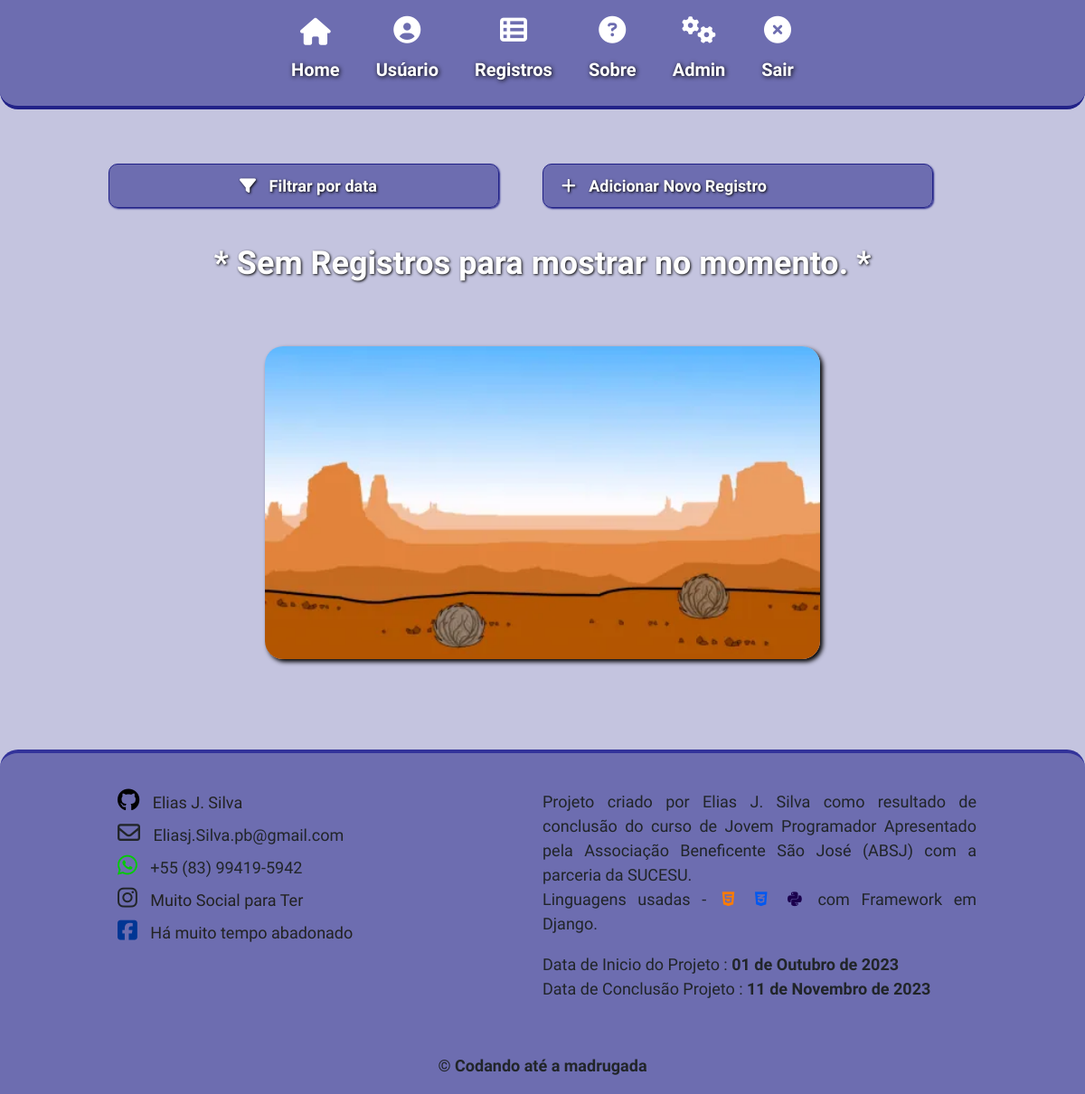
The page /Registros/ (signed in) on the database as committed earlier.
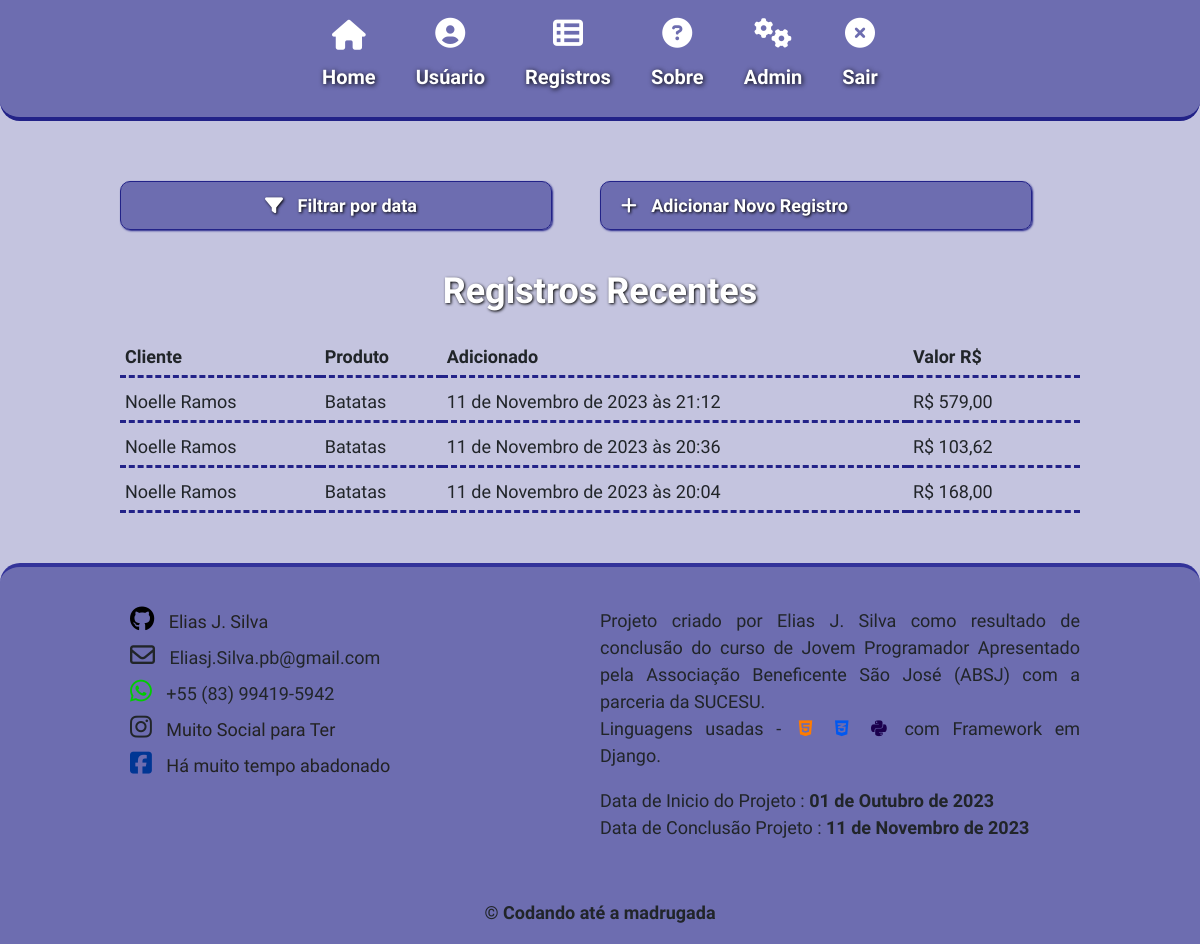
The same page on the database as committed later.
### inventario/models.py (models this page shows, shortened)
class Inventario(models.Model):
    produto = models.ForeignKey(Produto, on_delete=models.CASCADE)
    cliente = models.ForeignKey(Cliente, on_delete=models.CASCADE)
    user = models.ForeignKey(get_user_model(), on_delete=models.CASCADE)
    valor_p1 = models.DecimalField(max_digits=10, decimal_places=2)
    valor_p2 = models.DecimalField(max_digits=10, decimal_places=2, default=0)
    valorProdutos = models.DecimalField(max_digits=10, decimal_places=2, blank=True, default=0)
    subTotal = models.DecimalField(max_digits=10, decimal_places=2, blank=True, default=0)
    combustivel = models.DecimalField(max_digits=10, decimal_places=2, default=0)
    create_at = models.DateTimeField(auto_now_add=True)
    notes = models.TextField(blank=True, null=True)
    class Meta:
        ordering = ['-valorProdutos']

class Cliente(models.Model):
    user = models.ForeignKey(get_user_model(), on_delete=models.CASCADE)
    cliente = models.CharField(max_length=150)
    endereco = models.CharField(max_length=200, blank=True, null=True)
    contato = models.CharField(max_length=15, blank=True, null=True)
    email = models.CharField(max_length=150,blank=True,null=True)
    data = models.DateField(auto_now_add=True)
    observacoes = models.TextField(blank=True, null=True)
    class Meta:
        ordering = ['cliente']
    def __str__(self):
        return self.cliente

class Produto(models.Model):
    user = models.ForeignKey(get_user_model(), on_delete=models.CASCADE)
    produto = models.CharField(max_length=100)
    valorBase = models.DecimalField(max_digits=10, decimal_places=2, default=1.70)
    valorTotal = models.DecimalField(max_digits=10, decimal_places=2, blank=True, default=0)
    create = models.DateField(auto_now_add=True)
    notes = models.TextField(blank=True, null=True)
    class Meta:
        ordering = ['-valorTotal']
    def __str__(self):
        return self.produto

### inventario/views.py (the view)
# urls.py: path('Registros/', views.registers, name = 'registers'),
@login_required
def registers(request):
    sDate = request.GET.get('start_date')
    eDate = request.GET.get('end_date')
    if sDate and eDate:
        print('OK!')
        eDate = parse_date(eDate) + datetime.timedelta(1)
        inventario_list =  models.Inventario.objects.filter(user=request.user, create_at__range=[sDate, eDate])
        paginator = Paginator(inventario_list, 20)
        page = request.GET.get('page')
        inventario = paginator.get_page(page)
        return render(request, 'inventario/registros.html', {'inventario':inventario})
    else:
        inventario_list =  models.Inventario.objects.all().order_by('-create_at').filter(user=request.user)
        paginator = Paginator(inventario_list, 20)
        page = request.GET.get('page')
        inventario = paginator.get_page(page)
    return render(request, 'inventario/registros.html', {'inventario': inventario})

### templates/inventario/registros.html (shortened to what this page needs)
{% extends 'home.html' %}
{% load static %}
{% block content %}
<section class="regist">
    <div class="header-regist">
        <div class="pesq">
            <button onclick="filter()">
                <span><i class="fa-solid fa-filter icon"></i></span>
                <span>Filtrar por data</span>
            </button>
            <a href="{% url 'exisProduto' %}">
                <span><i class="fa-solid fa-plus icon"></i></span>
                <span>Adicionar Novo Registro</span>
            </a>
        </div>
        <div class="regist-list">
            {% if not inventario %}
            <h2>* Sem Registros para mostrar no momento. *</h2>
            <div class="img"><img src="{% static 'imgs/sema-nada.gif' %}" alt="" style="border-radius: 20px; box-shadow: 3px 3px 5px #000; margin: 50px 0;"></div>
            {% else %}
            <h2>Registros Recentes</h2>
            <table>
                <tr>
                    <th>Cliente</th>
                    <th>Produto</th>
                    <th>Adicionado</th>
                    <th>Valor R$</th>
                </tr>
                {% for p in inventario %}
                <tr>
                    <td>
                        {{ p.cliente }}
                    </td>
                    <td>{{ p.produto }}</td>
                    <td>{{ p.create_at }}</td>
                    <td>R$ {{ p.valorProdutos }}</td>
                </tr>
                {% endfor %}
            </table>
            {% endif %}
        </div>
    </div>
</section>
{% endblock %}

### templates/home.html (shortened to what this page needs)
{% load static %}
<!DOCTYPE html>
<html lang="pt-br">
<head>
    <link href="https://cdn.jsdelivr.net/npm/bootstrap@5.3.2/dist/css/bootstrap.min.css" rel="stylesheet">
    <link rel="stylesheet" href="{% static 'css/styles.css' %}">
</head>
<body>
    <header>
        <nav>
            <div class="nav-head">
                <ul>
                    <li>
                        <a href="{% url 'home' %}">
                            <span><i class="fa-solid fa-house fa-2xl icon"></i></span>
                            <span class="text">Home</span>
                        </a>
                    </li>
                    {% if user.is_authenticated %}
                    <li>
                        <a href="{% url 'user' %}">
                            <span><i class="fa-solid fa-circle-user fa-xl icon"></i></span>
                            <span class="text">Usúario</span>
                        </a>
                    </li>
                    {% endif %}
                    <li>
                        <a href="{% url 'registers' %}">
                            <span><i class="fa-solid fa-table-list fa-xl icon"></i></span>
                            <span class="text">Registros</span>
                        </a>
                    </li>
                    <li>
                        <a href="{% url 'about' %}">
                            <span><i class="fa-solid fa-circle-question fa-xl icon"></i></span>
                            <span class="text">Sobre</span>
                        </a>
                    </li>
                    {% if user.is_authenticated %}
                    <li>
                        <a href="/admin/">
                            <span><i class="fa-solid fa-gears fa-xl icon"></i></span>
                            <span class="text">Admin</span>
                        </a>
                    </li>
                    <li>
                        <a href="{% url 'logout' %}">
                            <span><i class="fa-solid fa-circle-xmark fa-xl icon"></i></span>
                            <span class="text">Sair</span>
                        </a>
                    </li>
                    {% endif %}
                </ul>
            </div>
        </nav>
    </header>
    {% block content %}{% endblock %}
    <footer>
        <div class="rodape">
            <div class="social">
                <div class="redes">
                    <i class="fa-brands fa-github icon" style="color: #000;" title="Github"></i>
                    <a href="https://github.com/EliasjSilva" target="_blank">Elias J. Silva</a>
                </div>
                <div class="redes">
                    <i class="fa-regular fa-envelope icon" title="Email"></i>
                    <span>Eliasj.Silva.pb@gmail.com</span>
                </div>
                <div class="redes">
                    <i class="fa-brands fa-whatsapp icon" style="color: #0c0;" title="Whatsaap"></i>
                    <span>+55 (83) 99419-5942</span>
                </div>
                <div class="redes">
                    <i class="fa-brands fa-instagram icon" title="Instagram"></i>
                    <a href="">Muito Social para Ter</a>
                </div>
                <div class="redes">
                    <i class="fa-brands fa-square-facebook icon" style="color: #003694;" title="Facebook"></i>
                    <a href="">Há muito tempo abadonado</a>
                </div>
            </div>
            <div class="proj">
                <p>
                    Projeto criado por Elias J. Silva como resultado de conclusão do curso de Jovem Programador Apresentado pela Associação Beneficente São José (ABSJ) com a parceria da SUCESU.
                    <br>
                    Linguagens usadas - <i class="fa-brands fa-html5 icon" style="color: #ff7b00;" title="HTML"></i> <i class="fa-brands fa-css3-alt icon" style="color: #0058f0;" title="CSS"></i> <i class="fa-brands fa-python icon" style="color: #1b004d;" title="Python"></i>  com Framework em Django.
                </p>
                <p>
                    Data de Inicio do Projeto : <strong>01 de Outubro de 2023</strong>
                    <br>
                    Data de Conclusão Projeto : <strong>11 de Novembro de 2023</strong>
                </p>
            </div>
        </div>
        <p>&copy; Codando até a madrugada </p>
    </footer>
</body>
</html>

### static/css/styles.css (style rules this page uses)
* { margin: 0; padding: 0; box-sizing: border-box; font-size: 18px; font-family: 'Ubuntu', sans-serif; }
body { background-color: #2284; }
header nav { background-color: #2288; border-bottom: 4px solid #228; border-radius: 0px 0px 20px 20px; height: auto; }
.nav-head { width: 80%; margin: auto; display: flex; }
.nav-head ul { padding: 20px 0; margin: 0px auto; list-style: none; display: flex; }
.nav-head ul li span { display: block; text-align: center; }
.nav-head ul li a { text-decoration: none; color: #fff; font-weight: bold; }
.nav-head ul li a .icon { text-shadow: none; font-size: 30px; padding: 5px 20px; }
.nav-head ul li a .text { font-size: 20px; margin-top: 10px; text-shadow: 1px 1px 5px #000; padding: 5px 20px; font-weight: bold; }
.regist { display: flex; justify-content: center; width: 80%; margin: 40px auto; }
.regist .header-regist { width: 100%; display: flex; justify-content: center; flex-direction: column; margin: auto; }
.regist .pesq { display: grid; grid-template-columns: 50% 50%; margin: 20px 0; }
.regist .pesq a, .pesq button, .search-pesq input, .register .add a { width: 90%; background-color: #2288; text-decoration: none; padding: 10px; border-radius: 10px; border: 1px solid #228; color: #fff; font-weight: bold; text-shadow: 1px 1px 3px #000; box-shadow: 1px 1px 2px #228; }
.regist .pesq a .icon, .pesq button .icon { margin: 0 10px; }
.regist .header-regist span { display: inline; }
.regist .regist-list { display: flex; justify-content: center; flex-direction: column; }
.regist .regist-list > h2, .conttBox .title h3 { color: #fff; text-shadow: 1px 1px 3px #000; font-weight: bold; text-align: center; margin: 20px 0; }
.regist .regist-list > table tr { border-bottom: 3px dashed #228; }
.regist .regist-list > table tr th, tr td { padding: 10px 5px 5px; }
.regist .regist-list > table tr td:last-child { width: 100%; display: flex; justify-content: space-between; padding-right: 20px; }
footer { display: flex; align-items: center; justify-content: center; flex-direction: column; background-color: #2288; margin-top: 50px; border-top: 4px solid #0088; border-radius: 20px 20px 0px 0px; }
footer span { display: inline-block; font-weight: 400; }
footer .rodape { width: 80%; margin: 40px auto; display: flex; justify-content: space-evenly; align-items: start; flex-direction: row; }
footer .rodape .social { width: 100%; }
footer .rodape .social .redes:nth-child(n + 2) { margin-top: 8px; }
footer .rodape .social .redes .icon { margin: 0 10px; font-size: 25px; }
footer .rodape .social .redes a { text-decoration: none; color: #222; }
footer .rodape .proj { width: 100%; text-align: justify; }
footer .rodape .proj .icon { margin: 0 5px; }
footer > p { font-weight: bold; }

Rows that differ between the two databases and show on the page:
added Inventario: cliente "Noelle Ramos", produto "Batatas", create_at "11 de Novembro de 2023 às 21:12", valorProdutos "579,00"
added Inventario: cliente "Noelle Ramos", produto "Batatas", create_at "11 de Novembro de 2023 às 20:36", valorProdutos "103,62"
added Inventario: cliente "Noelle Ramos", produto "Batatas", create_at "11 de Novembro de 2023 às 20:04", valorProdutos "168,00"
Other text that changed with them:
text no longer shown: "* Sem Registros para mostrar no momento. *"
text now shown: "Registros Recentes Cliente Produto Adicionado Valor R$"
